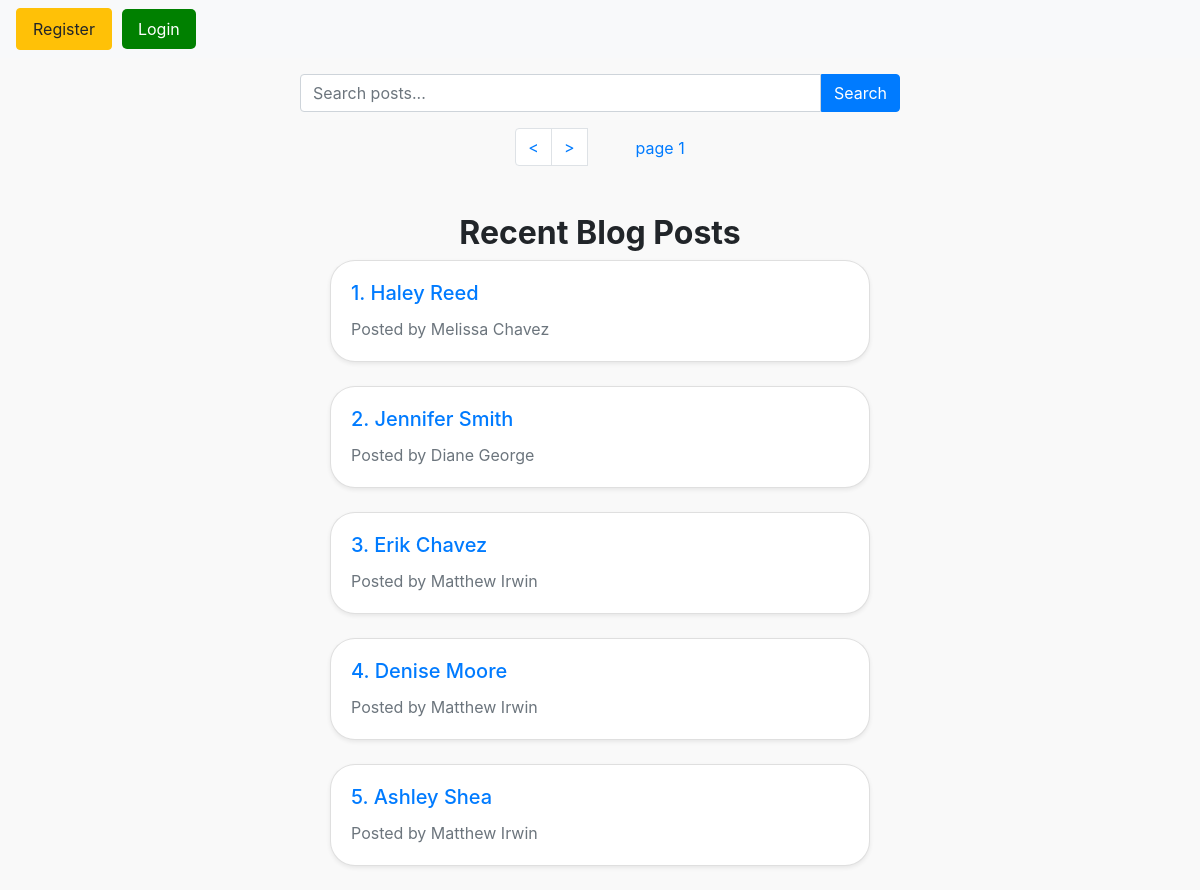
The page / on the database its author committed.
### blog/models.py (models this page shows, shortened)
class Post(models.Model):
    title = models.CharField(max_length=150)
    content = models.TextField(null=True)
    author = models.ForeignKey(User,related_name="posts",on_delete=models.CASCADE)
    published_date = models.DateTimeField(auto_now_add=True)
    slug = models.SlugField(unique=True)
    class Meta:
        ordering = ('-published_date',)

### blog/views.py (the view)
# urls.py: path('',views.PostsView.as_view(),name="home"),
@method_decorator(csrf_exempt, name="dispatch")
class PostsView(generic.ListView):
    paginate_by = 5
    model = Post
    template_name = "home.html"
    context_object_name = 'posts'
    def get_queryset(self):
        queryset = super().get_queryset()
        search_query = self.request.GET.get('search', '')
        if search_query:
            queryset = queryset.filter(
                Q(title__icontains=search_query) |
                Q(content__icontains=search_query)
            )
        return queryset
    def get_context_data(self, **kwargs):
        context = super().get_context_data(**kwargs)
        context['search_query'] = self.request.GET.get('search', '')
        return context

### blog/templates/home.html (shortened to what this page needs)
<!DOCTYPE html>
<html lang="en">
<head>
  <link rel="stylesheet" href="https://stackpath.bootstrapcdn.com/bootstrap/4.5.2/css/bootstrap.min.css">
  <link rel="stylesheet" href="https://cdn.jsdelivr.net/npm/@fortawesome/fontawesome-free@6.4.2/css/fontawesome.min.css">
</head>
<body>
  <nav class="navbar navbar-expand-lg navbar-light bg-light">
    <div class="collapse navbar-collapse" id="navbarNav">
      {% if request.user.is_authenticated %}
        <a class="nav-link btn btn-warning" href="{% url 'create_post' %}">Create Post</a>
        <a class="nav-link ml-auto btn btn-info" href="{% url 'logout' %}">Logout</a>
      {% else %}
        <a class="nav-link btn btn-warning" href="{% url 'register' %}">Register</a>
        <a class="nav-link" style="background-color: green; border-radius: 5px; margin: 0px 10px; color: white;" href="{% url 'login' %}">Login</a>
      {% endif %}
    </div>
  </nav>
  <div class="container mt-3 mb-3">
    <form method="get" action="{% url 'home' %}" class="search-form">
      <input type="text" name="search" placeholder="Search posts..." value="{{ search_query }}" class="form-control">
      <button type="submit" class="btn btn-primary">Search</button>
    </form>
  </div>
  <nav aria-label="Pagination">
    <ul class="pagination justify-content-center">
      {% if page_obj.has_next %}
        <li class="page-item">
          <a class="page-link" href="?page={{ page_obj.paginator.num_pages }}" aria-label="Last">
            <
          </a>
        </li>
        <li class="page-item">
            <a class="page-link" href="?page={{ page_obj.next_page_number }}" aria-label="Next">
              >
            </a>
          </li>
      {% endif %}
      <a class="ml-5 mt-2">page {{page_obj.number}} </a>
    </ul>
  </nav>
  <div class="container mt-5">
    {% if posts %}
      <h2 class="text-center" style="font-weight: bolder;">Recent Blog Posts</h2>
    {% endif %}
    {% for post in posts %}
      <div class="row justify-content-center">
        <div class="col-md-6 mb-4">
          <a href="{% url 'detail_post' post.slug %}" style="text-decoration: none;">
            <div class="card h-100 shadow-sm">
              <div class="card-body">
                <h5 class="card-title">{{ forloop.counter }}. {{ post.title }}</h5>
                <p class="card-text text-end text-muted">Posted by {{ post.author.username }}</p>
              </div>
            </div>
          </a>
        </div>
      </div>
    {% empty %}
      <div class="col">
        <h1 class="text-center">No posts yet</h1>
      </div>
    {% endfor %}
  </div>
</body>
</html>

### blog/templates/home.html (style rules this page uses)
body { background-color: #f9f9f9; }
.card { border-radius: 25px; box-shadow: 0 4px 8px rgba(0, 0, 0, 0.1); }
.search-form { max-width: 600px; width: 100%; margin: 0 auto; display: flex; align-items: center; justify-content: center; }
.search-form input[type="text"] { flex: 1; height: 38px; border-top-right-radius: 0; border-bottom-right-radius: 0; }
.search-form button { height: 38px; border-top-left-radius: 0; border-bottom-left-radius: 0; }

### rows shown on the page
Post: title "Haley Reed", author.username "Melissa Chavez"
Post: title "Jennifer Smith", author.username "Diane George"
Post: title "Erik Chavez", author.username "Matthew Irwin"
Post: title "Denise Moore", author.username "Matthew Irwin"
Post: title "Ashley Shea", author.username "Matthew Irwin"

### other values the page prints
{{ page_obj.number }} "1"
